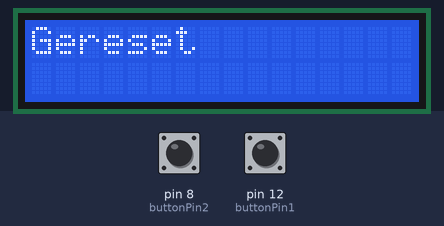
This sketch was run on a simulated Arduino Uno, built with avr-gcc and run on an emulated ATmega328P. Shown: 16×2 character LCD. The inputs (shaded band) are chosen by the test bench; at power-on: pin 12 (buttonPin1) HIGH, pin 8 (buttonPin2) HIGH.

Above: at 1.2 s.
1.3 s: pin 12 (buttonPin1) pulled LOW for 0.15 s
At 3.0 s:
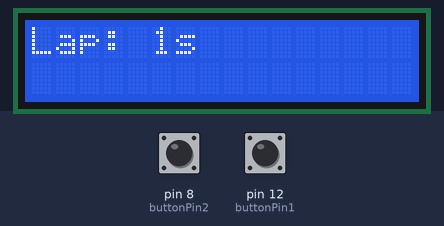
4.4 s: pin 8 (buttonPin2) pulled LOW for 3.2 s
9.1 s: pin 12 (buttonPin1) pulled LOW for 3.2 s
At 13.1 s:
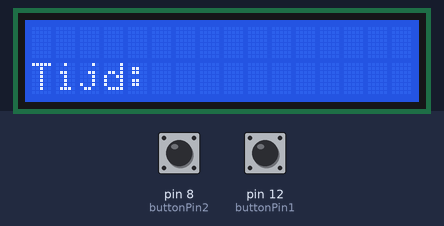
Timing chart, 0 to 14.6 s (numbered marks = the images above; inputs shaded):
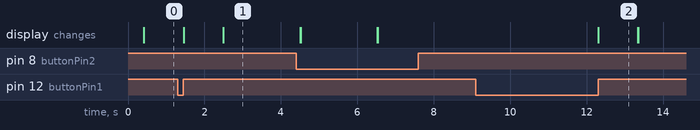

The sketch:

bp4-opdracht6.ino
```cpp
#include <LiquidCrystal_I2C.h>

/*
  gebruikte bronnen,

  ARDUINO DOCUMENTATIE SITE
  https://docs.arduino.cc/built-in-examples/digital/Debounce/

  STACKOVERFLOW VOOR PROBLEMSOLVING
  https://stackoverflow.com/questions/59311701/trying-to-debounce-this-button-for-when-pressed

  naast deze 2 websites heb ik ook de voorbeeld-code gebruikt van tinkercad zelf, wanneer je een arduino met lcd scherm importeerd.

*/

// Globale waardes
// Pins voor de knoppen
const int buttonPin1 = 12;
const int buttonPin2 = 8;

// Variabelen om knopstatus bij te houden
int buttonState1 = 0;
int lastButtonState1 = 0;
int buttonState2 = 0;
int lastButtonState2 = 0;
bool button1Pressed = false;
bool button2Pressed = false;
bool pausedDisplayed = false;

// Variabelen voor stopwatch
unsigned long elapsedTime = 0;
unsigned long lapStartTime = 0;
bool running = false;
bool paused = false;

// Debounce tijd
const unsigned long debounceDelay = 50;

// LCD-initialisatie
LiquidCrystal_I2C lcd(0x27, 16, 2);

void setup() {
  // Initialiseer de LCD
  lcd.init();
  lcd.backlight();
  lcd.clear();

  // Initialiseer de knoppen
  pinMode(buttonPin1, INPUT);
  pinMode(buttonPin2, INPUT);

  // Zet de starttekst op de LCD
  lcd.setCursor(0, 0);
  lcd.print("Druk op knop 1");
}

void loop() {
  // Lees de huidige status van de knoppen
  buttonState1 = digitalRead(buttonPin1);
  buttonState2 = digitalRead(buttonPin2);

  // Check knop 1
  checkButton1Fun();

  // Check knop 2
  checkButton2Fun();

  // Controleer of beide knoppen tegelijk zijn ingedrukt
  checkResetButtonFun();

  // Bewaar de huidige knopstatus voor de volgende iteratie
  lastButtonState1 = buttonState1;
  lastButtonState2 = buttonState2;

  // Als de stopwatch loopt, update de tijd elke seconde
  if (running &&!paused) {
    delay(1000);
    elapsedTime++;
    updateDisplayFun();
  }
}

// knop 1 methode
void checkButton1Fun() {
   /*
    Controleer of knop 1 is ingedrukt en voer de juiste acties uit
    - Als knop 1 kort wordt ingedrukt, start de stopwatch
    - Als knop 1 wordt ingedrukt en vastgehouden, toon de laptime
    - Als knop 1 wordt ingedrukt en vastgehouden voor 2 seconden, toon laptijd
  */
  static unsigned long lastDebounceTime = 0;
  if ((buttonState1 == LOW) && (lastButtonState1 == HIGH)) {
    // Knop is ingedrukt
    lastDebounceTime = millis();
  }

  if ((buttonState1 == HIGH) && (lastButtonState1 == LOW)) {
    // Knop is losgelaten
    if ((millis() - lastDebounceTime) > debounceDelay) {
      button1Pressed = false;
      if (!running &&!paused) {
        startStopwatchFun();
      } else if (paused &&!running) {
        resumeStopwatchFun();
      }
    }
  } else if (buttonState1 == HIGH && (millis() - lapStartTime >= 2000)) {
    // knop wordt lang ingedrukt
    button1Pressed = false;
    showLapTimeFun();
  }
}

// knop 2 methode
void checkButton2Fun() {
  /*
    Controleer of knop 2 is ingedrukt en voer de juiste acties uit
    - Als knop 2 wordt ingedrukt, pauzeer de stopwatch
  */
  static unsigned long lastDebounceTime = 0;
  if ((buttonState2 == LOW) && (lastButtonState2 == HIGH)) {
    // Knop is ingedrukt
    lastDebounceTime = millis();
  }

  if ((buttonState2 == HIGH) && (lastButtonState2 == LOW)) {
    // Knop is losgelaten
    if ((millis() - lastDebounceTime) > debounceDelay) {
      if (running &&!paused) {
        pauseStopwatchFun();
      }
      button2Pressed = false;
    }
  }
}

// 2 knoppen tegerlijkertijd methode
void checkResetButtonFun() {
  static unsigned long lastDebounceTime1 = 0;
  static unsigned long lastDebounceTime2 = 0;

  // Controleer of knop 1 is ingedrukt
  if (buttonState1 == HIGH && lastButtonState1!= HIGH) {
    lastDebounceTime1 = millis();
  }

  // Controleer of knop 2 is ingedrukt
  if (buttonState2 == HIGH && lastButtonState2!= HIGH) {
    lastDebounceTime2 = millis();
  }

  // Controleer of beide knoppen tegelijk zijn ingedrukt
  if ((buttonState1 == HIGH || lastButtonState1 == HIGH) &&
      (buttonState2 == HIGH || lastButtonState2 == HIGH)) {
    // Beide knoppen zijn ingedrukt, controleer op debouncing
    if ((millis() - lastDebounceTime1) > debounceDelay &&
        (millis() - lastDebounceTime2) > debounceDelay) {
      resetStopwatchFun();
    }
  }
}


// methode om stopwatch te starten
void startStopwatchFun() {
  /*
    Start de stopwatch, reset de weergave en update de LCD-display met de verstreken tijd
  */
  running = true;
  paused = false;
  lcd.clear();
  lcd.setCursor(0, 1);
  lcd.print("Tijd: ");
  pausedDisplayed = false;
}

// methode om stopwatch weer door te laten gaan
void resumeStopwatchFun() {
  /*
    Hervat de stopwatch vanuit de gepauzeerde toestand en update de LCD-display met de verstreken tijd
  */
  running = true;
  paused = false;
  pausedDisplayed = false;
}

// methode om stopwatch te pauzeren
void pauseStopwatchFun() {
  /*
    Pauzeer de stopwatch en toon een pauzemelding op de LCD-display
  */
  running = false;
  paused = true;
  if (!pausedDisplayed) {
    lcd.clear();
    lcd.setCursor(0, 0);
    lcd.print("Gepauzeerd");
    pausedDisplayed = true;
  }
}

// methode om stopwatch te resetten
void resetStopwatchFun() {
  /*
    Reset de stopwatch, wis de display en toon een resetmelding op de LCD-display
  */
  elapsedTime = 0;
  running = false;
  paused = false;
  lcd.clear();
  lcd.setCursor(0, 0);
  lcd.print("Gereset");
}

// methode om de display te updaten
void updateDisplayFun() {
  /*
    Werk de LCD-display bij met de verstreken tijd van de stopwatch en zorg dat er niks op de bovenste regel blijft staan
  */
  lcd.setCursor (0, 0);
  lcd.print("                ");
  lcd.setCursor(0, 1);
  lcd.print("Tijd: ");
  lcd.print(elapsedTime);
  lcd.print("s   ");
}

// methode om de laptime te weergeven
void showLapTimeFun() {
  /*
    Toon de laptime op de LCD-display, wacht even en update de display daarna met de verstreken tijd
  */
  lcd.clear();
  lcd.setCursor(0, 0);
  lcd.print("Lap: ");
  lcd.print(elapsedTime);
  lcd.print("s");
  delay(2000);
}


/*
code voor de tinkercad lcd die anders is dan de arduino waar we mee werken
*/

// #include <Adafruit_LiquidCrystal.h>

// // Globale waardes
// // Pins voor de knoppen
// const int buttonPin1 = 12;
// const int buttonPin2 = 8;

// // Variabelen om knopstatus bij te houden
// int buttonState1 = 0;
// int lastButtonState1 = 0;
// int buttonState2 = 0;
// int lastButtonState2 = 0;
// bool button1Pressed = false;
// bool button2Pressed = false;
// bool pausedDisplayed = false;

// // Variabelen voor stopwatch
// unsigned long elapsedTime = 0;
// unsigned long lapStartTime = 0;
// bool running = false;
// bool paused = false;

// // LCD-initialisatie
// Adafruit_LiquidCrystal lcd(0x27); // lcd adres

// void setup() {
//   // Initialiseer de LCD
//   lcd.begin(16, 2);           // Geef het aantal kolommen en rijen van je LCD-scherm op
//   lcd.setBacklight(LOW);      // Zet de achtergrondverlichting aan
//   lcd.clear();                // Wis het scherm

//   // Initialiseer de knoppen
//   pinMode(buttonPin1, INPUT);
//   pinMode(buttonPin2, INPUT);

//   // Zet de starttekst op de LCD
//   lcd.setCursor(0, 0);             // 1e cijfer is horizontaal, 2e cijfer is verticaal
//   lcd.print("Druk op knop 1");
// }

// void loop() {
//   // Lees de huidige status van de knoppen
//   buttonState1 = digitalRead(buttonPin1);
//   buttonState2 = digitalRead(buttonPin2);

//   // Check knop 1
//   checkButton1Fun();

//   // Check knop 2
//   checkButton2Fun();

//   // Controleer of beide knoppen tegelijk zijn ingedrukt
//   checkResetButtonFun();

//   // Bewaar de huidige knopstatus voor de volgende iteratie
//   lastButtonState1 = buttonState1;
//   lastButtonState2 = buttonState2;

//   // Als de stopwatch loopt, update de tijd elke seconde
//   if (running && !paused && !lapTimeDisplayedFun()) {
//     delay(1000);        // Wacht 1 seconde
//     elapsedTime++;      // Verhoog de verstreken tijd met 1 seconde
//     updateDisplayFun();
//   }
// }

// // knop 1 methode
// void checkButton1Fun() {
//   /*
//     Controleer of knop 1 is ingedrukt en voer de juiste acties uit
//     - Als knop 1 kort wordt ingedrukt, start de stopwatch
//     - Als knop 1 wordt ingedrukt en vastgehouden, toon de laptime
//     - Als knop 1 wordt ingedrukt en vastgehouden voor 2 seconden, toon laptijd
//   */
//   if (buttonState1 == HIGH && lastButtonState1 == LOW) {
//     button1Pressed = true;
//     lapStartTime = millis();
//   } else if (buttonState1 == LOW && lastButtonState1 == HIGH) {
//     if (!running && !paused) {
//       startStopwatchFun();
//     } else if (paused && !running) {
//       resumeStopwatchFun();
//     }
//     button1Pressed = false;
//   } else if (buttonState1 == HIGH && (millis() - lapStartTime >= 2000)) {
//     showLapTimeFun();
//   }
// }

// // knop 2 methode
// void checkButton2Fun() {
//   /*
//     Controleer of knop 2 is ingedrukt en voer de juiste acties uit
//     - Als knop 2 wordt ingedrukt, pauzeer de stopwatch
//   */
//   if (buttonState2 == HIGH && lastButtonState2 == LOW) {
//     button2Pressed = true;
//     delay(50);              // Debounce
//   } else if (buttonState2 == LOW && lastButtonState2 == HIGH) {
//     if (running && !paused) {
//       pauseStopwatchFun();
//     }
//     button2Pressed = false;
//   }
// }

// // 2 knop methode
// void checkResetButtonFun() {
//   /*
//     Controleer of beide knoppen tegelijk zijn ingedrukt voor een resetactie
//   */
//   if (button1Pressed && button2Pressed) {
//     resetStopwatchFun();
//   }
// }

// // methode om stopwatch te starten
// void startStopwatchFun() {
//   /*
//     Start de stopwatch, reset de weergave en update de LCD-display met de verstreken tijd
//   */
//   running = true;
//   paused = false;
//   lcd.clear();
//   lcd.setCursor(0, 1);
//   lcd.print("Tijd: ");
//   pausedDisplayed = false;
// }

// // methode om stopwatch weer door te laten gaan
// void resumeStopwatchFun() {
//   /*
//     Hervat de stopwatch vanuit de gepauzeerde toestand en update de LCD-display met de verstreken tijd
//   */
//   running = true;
//   paused = false;
//   pausedDisplayed = false;
// }

// // methode om stopwatch te pauzeren
// void pauseStopwatchFun() {
//   /*
//     Pauzeer de stopwatch en toon een pauzemelding op de LCD-display
//   */
//   running = false;
//   paused = true;
//   if (!pausedDisplayed) {
//     lcd.clear();
//     lcd.setCursor(0, 0);
//     lcd.print("Gepauzeerd");
//     pausedDisplayed = true;
//   }
// }

// // methode om stopwatch te resetten
// void resetStopwatchFun() {
//   /*
//     Reset de stopwatch, wis de display en toon een resetmelding op de LCD-display
//   */
//   elapsedTime = 0;
//   running = false;
//   paused = false;
//   lcd.clear();
//   lcd.setCursor(0, 0);
//   lcd.print("Gereset");
// }

// // methode om de display te updaten
// void updateDisplayFun() {
//   /*
//     Werk de LCD-display bij met de verstreken tijd van de stopwatch
//   */
//   lcd.setCursor (0, 0);
//   lcd.print("                ");
//   lcd.setCursor(0, 1);
//   lcd.print("Tijd: ");
//   lcd.print(elapsedTime);
//   lcd.print("s   ");
// }

// // methode om de laptime tijd te checken
// bool lapTimeDisplayedFun() {
//   /*
//     Controleer of de laptime nog wordt weergegeven op basis van de tijd
//   */
//   return (millis() - lapStartTime < 2000); // Controleren of de laptime-weergave nog niet voorbij is
// }

// // methode om de laptime te weergeven
// void showLapTimeFun() {
//   /*
//     Toon de laptime op de LCD-display, wacht even en update de display daarna met de verstreken tijd
//   */
//   lcd.clear();
//   lcd.setCursor(0, 0);
//   lcd.print("Lap: ");
//   lcd.print(elapsedTime);
//   lcd.print("s");
//   delay(2000);
// }
```

Measured:
- after the input at 1.3 s, the display: first changes after 0.16 s (image 1 shows a later state)
- after the input at 9.1 s, the display: changes after 3.2 s (image 2)
- what the display in image 2 shows lasts 1.0 s, from 12.3 s to 13.3 s
